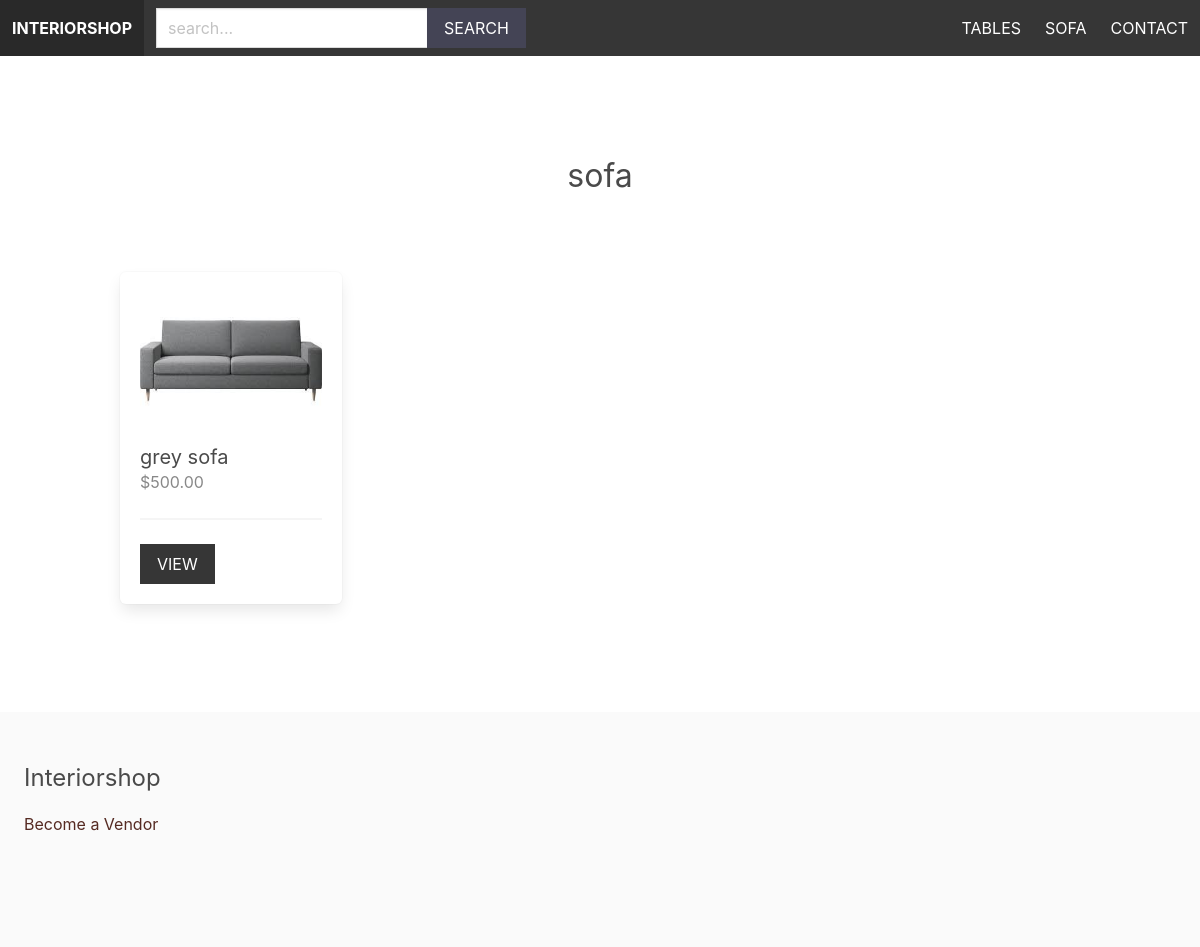
The app's page /sofa/, older data.
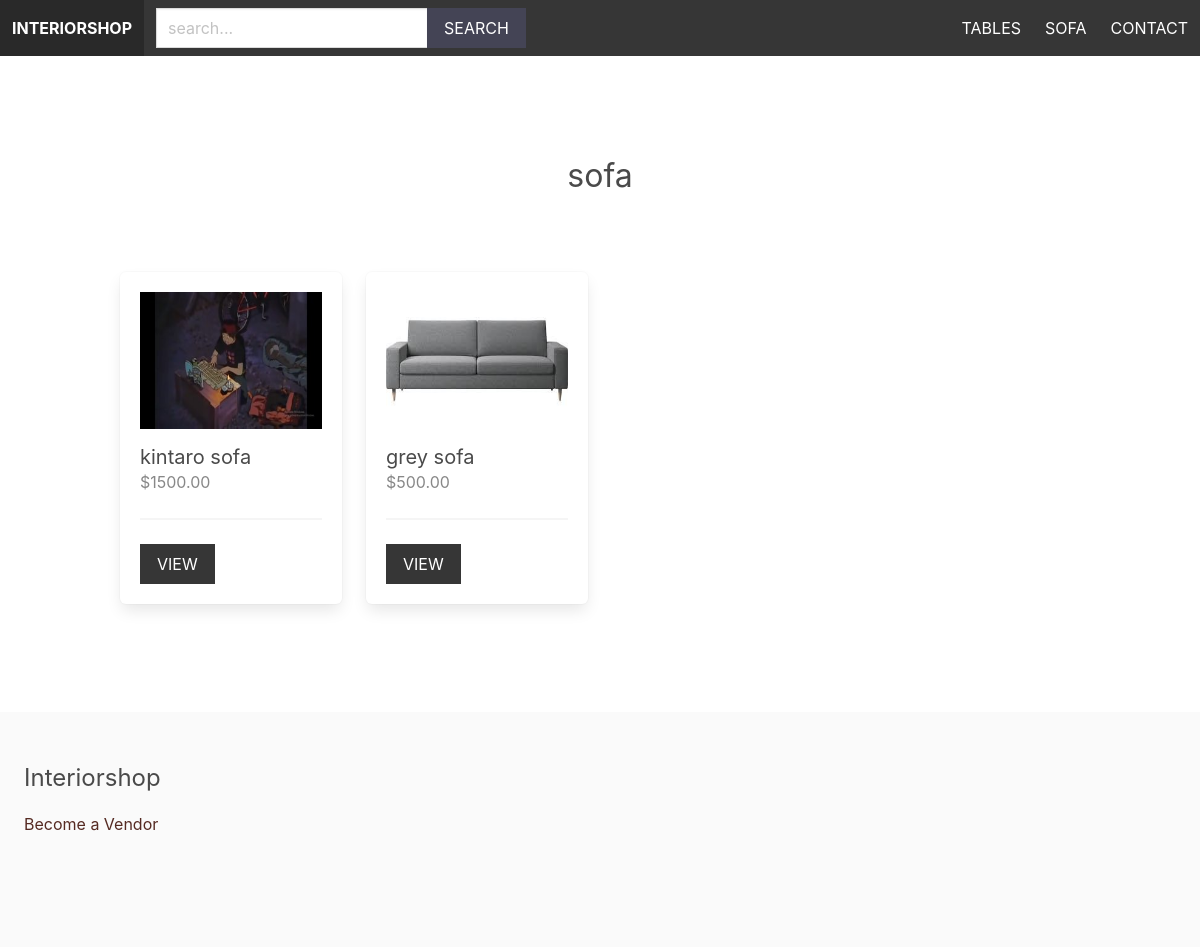
The same page, newer data.
### apps/product/models.py (models this page shows, shortened)
class Category(models.Model):
    title = models.CharField(max_length=255)
    slug = models.SlugField() #address version of the name
    ordering = models.IntegerField(default=0)
    class Meta:
        ordering = ['ordering'] #ascending order the category,  created a list

class Product(models.Model):
    category = models.ForeignKey(Category, related_name='products', on_delete=models.CASCADE)
    vendor = models.ForeignKey(Vendor, related_name='products', on_delete=models.CASCADE)
    title = models.CharField(max_length=255)
    slug = models.SlugField()
    description = models.TextField(blank=True, null=True)
    price = models.DecimalField(max_digits=6, decimal_places=2) #depended on the currency
    image = models.ImageField(upload_to='uploads/', blank=True, null=True)
    thumbnail = models.ImageField(upload_to='uploads/', blank=True, null=True)
    date_added = models.DateTimeField(auto_now_add=True)
    class Meta:
        ordering = ('-date_added',) #decending order
    def get_thumbnail(self):
        if self.thumbnail:
            return self.thumbnail.url

### apps/product/views.py (the view)
# urls.py: path('<slug:category_slug>/', views.category, name='category')
def category(request, category_slug):
    category = get_object_or_404(Category, slug=category_slug)
    return render(request, 'product/category.html', {'category':category})

### apps/product/context_processors.py (called while the page is built)
def menu_categories(request):
    categories = Category.objects.all()
    return {'menu_categories':categories}

### apps/product/templates/product/category.html (shortened to what this page needs)
{% extends 'core/base.html' %}
{% block content %}
    <div class="columns is-multiline mb-6">
        <div class="column is-12 has-text-centered mt-6 mb-6">
            <h2 class="is-size-3">{{ category.title }}</h2>
        </div>
        {% for product in category.products.all %}
            {% include 'product/parts/list_item.html' %}
        {% endfor %}
    </div>
{% endblock %}

### apps/core/templates/core/base.html (shortened to what this page needs)
{% load static %}
<!DOCTYPE html>
<html>
    <head>
        <link rel="stylesheet" href="https://cdn.jsdelivr.net/npm/bulma@0.9.1/css/bulma.min.css">
        <link rel="stylesheet" href="{% static 'styles/main.css' %}">
    </head>
    <body>
        <nav class="navbar is-dark">
            <div class="navbar-brand">
                <a href="/" class="navbar-item"><strong>Interiorshop</strong></a>
            </div>
            <div class="navbar-menu" id="main-navbar">
                <div class="navbar-start">
                    <div class="navbar-item">
                            <form method="get" action="{% url 'search' %}">
                                <div class="field has-addons">
                                    <div class="control">
                                        <input type="text" class="input" placeholder="search..." name="query">
                                    </div>
                                    <div class="control">
                                        <button class="button is-dark is-uppercase">Search</button>
                                    </div>
                                </div>
                            </form>
                        </div>
                    </div>
                </div>
                <div class="navbar-end">
                    {% for category in menu_categories %}
                        <a href="{% url 'category' category.slug %}" class="navbar-item">{{ category.title }}</a>
                    {% endfor %}
                    <a href="{% url 'contact' %}" class="navbar-item">Contact</a>
                </div>
        </nav>
        <section class="section">
            <div class="container">
                {% block content %}
                {% endblock %}
            </div>
        </section>
        <footer class="footer">
            <h3 class="is-size-4 mb-4">Interiorshop</h3>
            {% if request.user.is_authenticated %}
               <a href="{% url 'vendor_admin' %}">Vendor admin</a>
            {% else %}
               <a href="{% url 'become_vendor' %}">Become a Vendor</a>
            {% endif %}
        </footer>
    </body>
</html>

### apps/product/templates/product/parts/list_item.html
<div class="column is-3 product-list-item">
    <div class="box">
        <figure class="image is-4by3 mb-4">
            <img src="{{ product.get_thumbnail }}">
        </figure>
        <h2 class="subtitle">{{ product.title }}</h2>
        <h3 class="price is-size-6 mb-5">${{ product.price }}</h3>
        <hr>
        <a href="{% url 'product' product.category.slug product.slug %}" class="button is-dark is-uppercase">View</a>
    </div>
</div>

### static/styles/main.css (style rules this page uses)
.navbar { text-transform: uppercase; }
.navbar .is-dark { background: #445; }
.footer a { margin-bottom: 15px; display: inline-block; color: rgb(85, 42, 34); }
.input, .button { border-radius: 0; }
.product-list-item, .box .subtitle { margin-bottom: 0; }
.product-list-item, .box .price { color: #888; }

Row changes from the older to the newer data that the page shows:
added Product: get_thumbnail (picture), title "kintaro sofa", price "1500.00"
